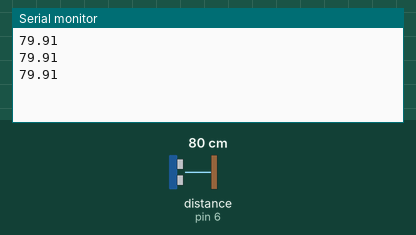
Bench run of a sketch on a simulated Arduino Uno, built with avr-gcc and run on an emulated ATmega328P. On the bench: the last lines printed to the serial monitor. Wiring (inferred from the names in the program): ultrasonic range finder: trigger pin 5; echo pin 6. Inputs (shaded band) come from the test bench; at power-on: distance to the obstacle (sensor on pin 6) 80 cm. The echo pulse lasts 58.3 µs per cm.

Above: at 1.3 s.
1.4 s: distance to the obstacle (sensor on pin 6) set to 2 cm
At 1.9 s:
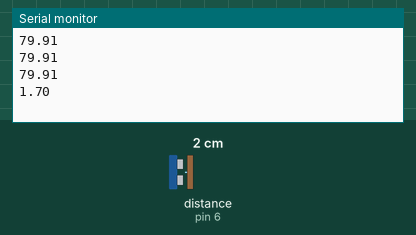
2.9 s: distance to the obstacle (sensor on pin 6) set to 4 cm
At 3.4 s:
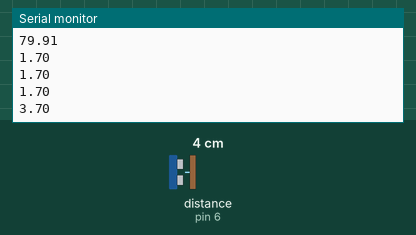
Timing chart, 0 to 5.9 s (numbered marks = the images above; inputs shaded):
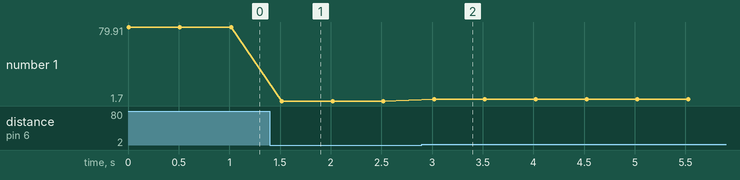

Measured:
- after the input at 1.4 s, the serial monitor: prints a new line after 0.12 s (image 1)
- after the input at 2.9 s, the serial monitor: prints a new line after 0.12 s (image 2)
- plotted number 1: 79.91 → 1.7 after the input at 1.4 s, 1.7 → 3.7 after the input at 2.9 s

The sketch:

distancia.ino
```cpp
#define trigPin 5
#define echoPin 6


void setup() {
  Serial.begin (9600);
  pinMode(trigPin, OUTPUT);
  pinMode(echoPin, INPUT);
}

void loop() {
  float duration, distance;
  digitalWrite(trigPin, LOW);
  delayMicroseconds(2);

  digitalWrite(trigPin, HIGH);
  delayMicroseconds(10);
  digitalWrite(trigPin, LOW);

  duration = pulseIn(echoPin, HIGH);
  distance = (duration / 2) * 0.0344;

  Serial.println(distance);

  delay(500);
}
```
